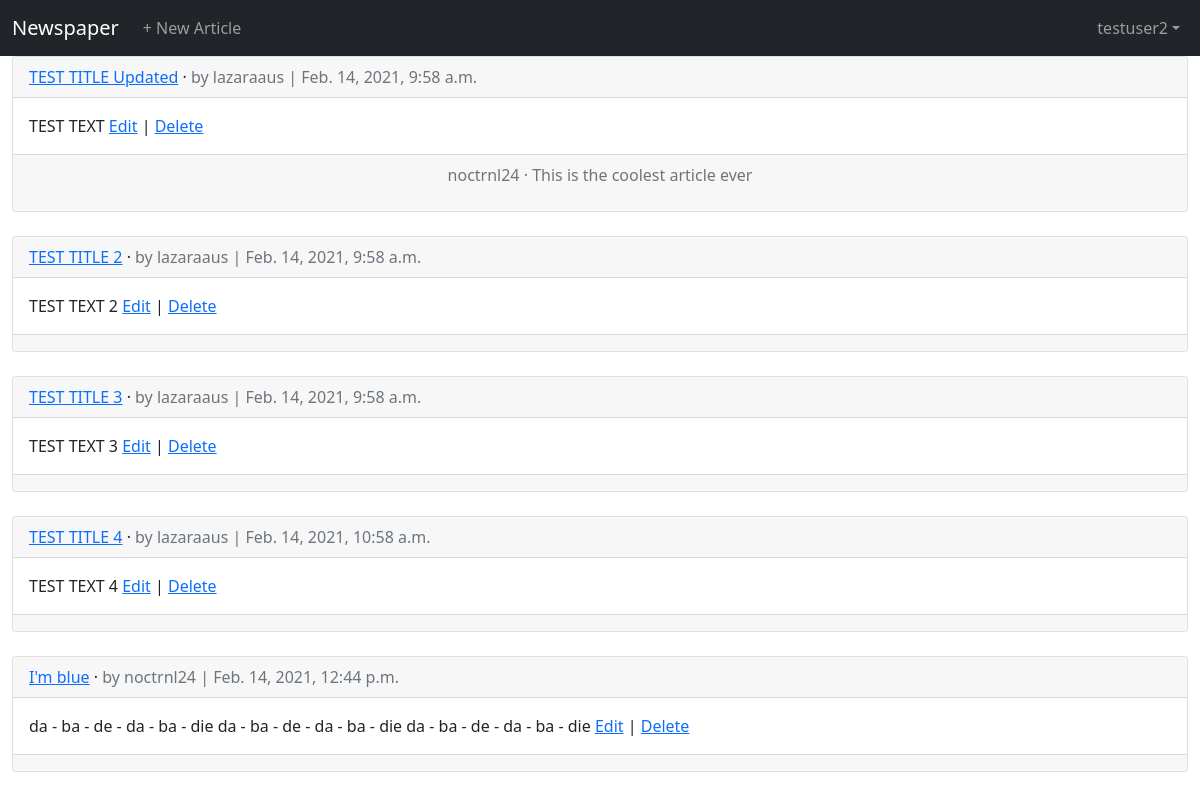
The app's page /articles/ (signed in), older data.
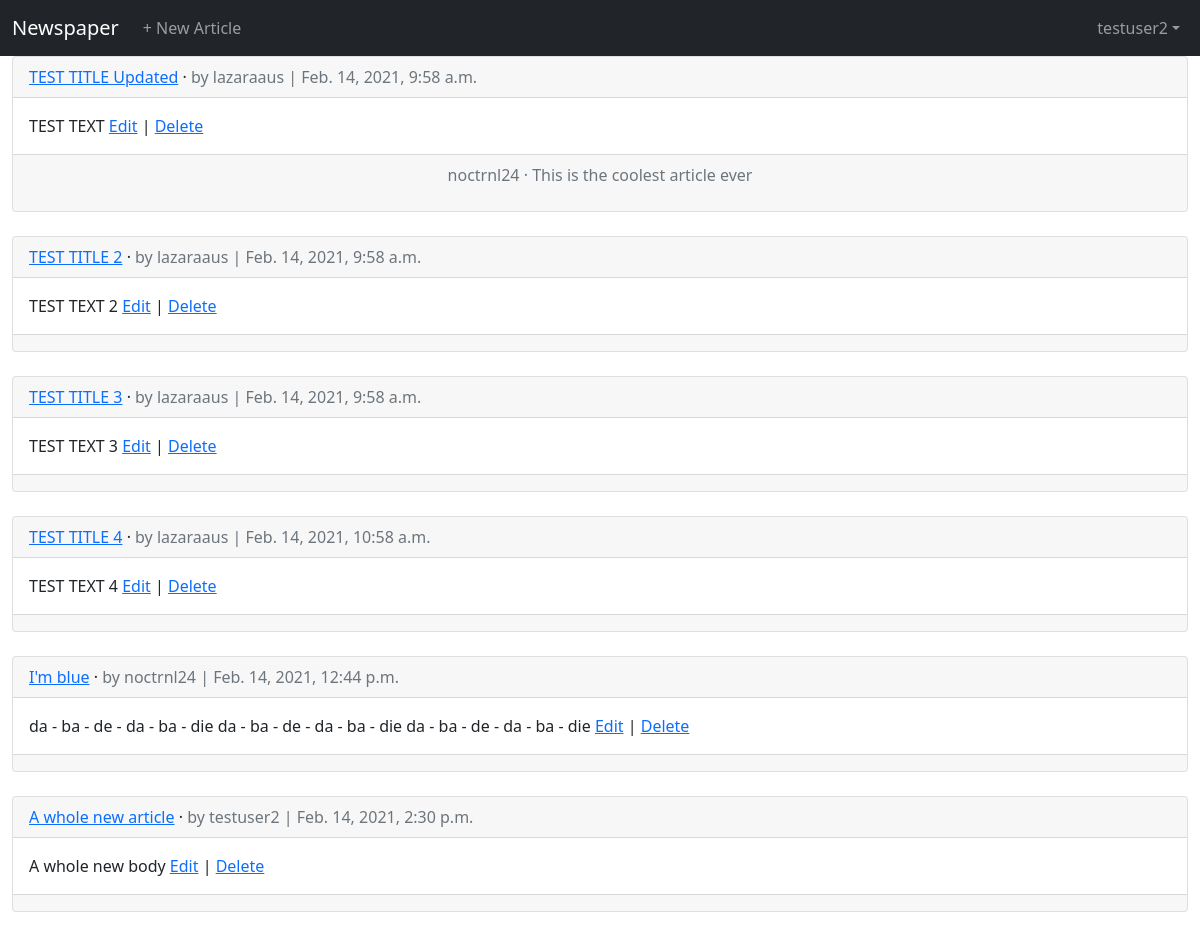
The same page, newer data.
### accounts/models.py (models this page shows)
class CustomUser(AbstractUser):
    age = models.PositiveIntegerField(null=True, blank=True)

### articles/models.py (models this page shows, shortened)
class Article(models.Model):
    title = models.CharField(max_length=255)
    body = models.TextField()
    date = models.DateTimeField(auto_now_add=True)
    author = models.ForeignKey(get_user_model(), on_delete=models.CASCADE,)

class Comment(models.Model):
    article = models.ForeignKey(Article,
                                on_delete=models.CASCADE,
                                related_name='comments',
                                )
    comment = models.CharField(max_length=140)
    author = models.ForeignKey(
        get_user_model(),
        on_delete=models.CASCADE,
    )
    def __str__(self):
        return self.comment

### articles/views.py (the view)
# urls.py: path('', ArticleListView.as_view(), name='article_list'),
class ArticleListView(LoginRequiredMixin, ListView):
    model = Article
    template_name = 'article_list.html'
    context_object_name = 'articles'

### templates/article_list.html (shortened to what this page needs)
{% extends 'base.html' %}
{% block content %}
{% for article in articles %}
	<div class="card">
			<div class="card-header">
				<span class="font-weight-bold"><a href="{% url 'article_detail' article.pk %}">{{ article.title }}</a></span>
				&middot;
				<span class="text-muted">by {{ article.author }} | {{ article.date  }}</span>
			</div>
			<div class="card-body">
				{{ article.body }}
				<a href="{% url 'article_edit' article.pk %}">Edit</a> |
				<a href="{% url 'article_delete' article.pk  %}">Delete</a>
			</div>
			<div class="card-footer text-center text-muted">
				{% for comment in article.comments.all %}
					<p>
						<span class="font-weight-bold">
							{{ comment.author }} &middot;
						</span>
						{{ comment }}
					</p>
				{% endfor %}
			</div>
	</div>
	<br />
{% endfor %}
{% endblock content %}

### templates/base.html (shortened to what this page needs)
{% load static %}
<html>
<head>
	<link href="https://cdn.jsdelivr.net/npm/bootstrap@5.0.0-beta2/dist/css/bootstrap.min.css"
				rel="stylesheet"
>
</head>
<body>
	<nav class="navbar navbar-expand-lg navbar-dark bg-dark">
		<div class="container-fluid">
		<a class="navbar-brand" href="{% url 'home' %}">Newspaper</a>
			{% if user.is_authenticated %}
				<div class="collapse navbar-collapse">
				<ul class ="navbar-nav">
					<li class="nav-item">
						<a class="nav-link" href="{% url 'article_new' %}">+ New Article</a>
					</li>
				</ul>
				</div>
				<ul class="navbar-nav ml-auto">
					<li class="nav-item dropdown">
        			  		<a class="nav-link dropdown-toggle" href="#" id="navbarDropdown" role="button" data-bs-toggle="dropdown" aria-expanded="false">{{ user.username }}</a>
        			</li>
        		</ul>
				{% else %}
					<form class="justify-content-end">
						<a href="{% url 'login' %}" class="btn btn-outline-secondary">Log In</a>
						<a href="{% url 'signup' %}" class="btn btn-primary ml-2">Sign Up</a>
					</form>
				{% endif %}
		</div>
	</nav>
	<main>
		<div class="container-fluid">
		{% block content %}
		{% endblock content %}
		</div>
	</main>
</body>
</html>

Row changes from the older to the newer data that the page shows:
added Article: title "A whole new article", author "testuser2", date "Feb. 14, 2021, 2:30 p.m.", body "A whole new body"
